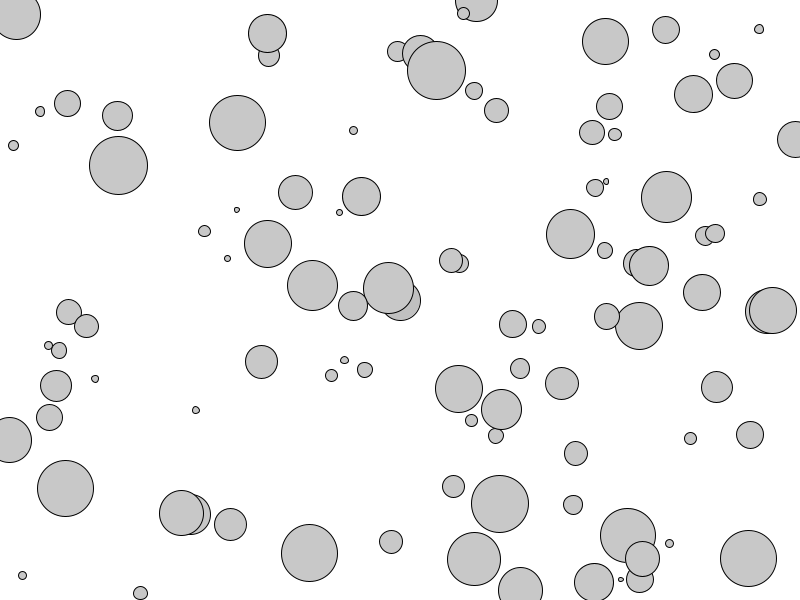
Frame 1 (no input)
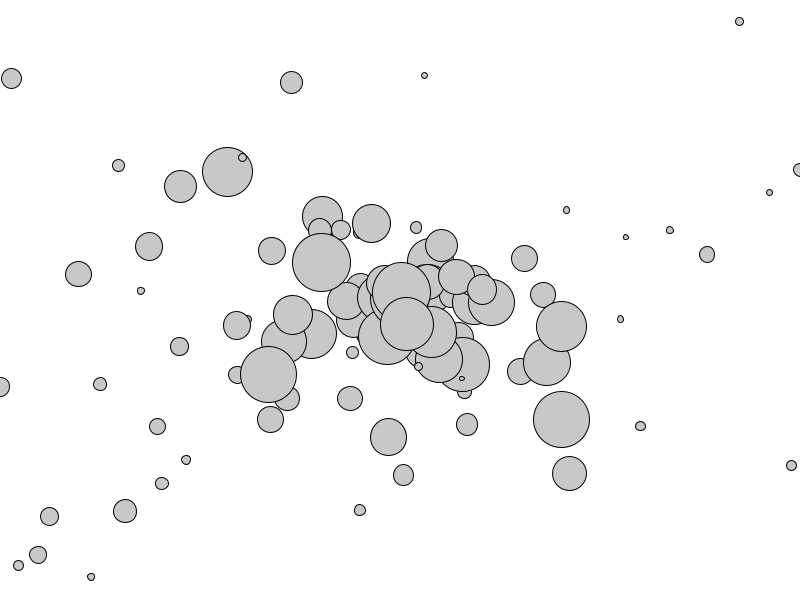
Frame 60 (the mouse pressed at the canvas centre just before this capture)
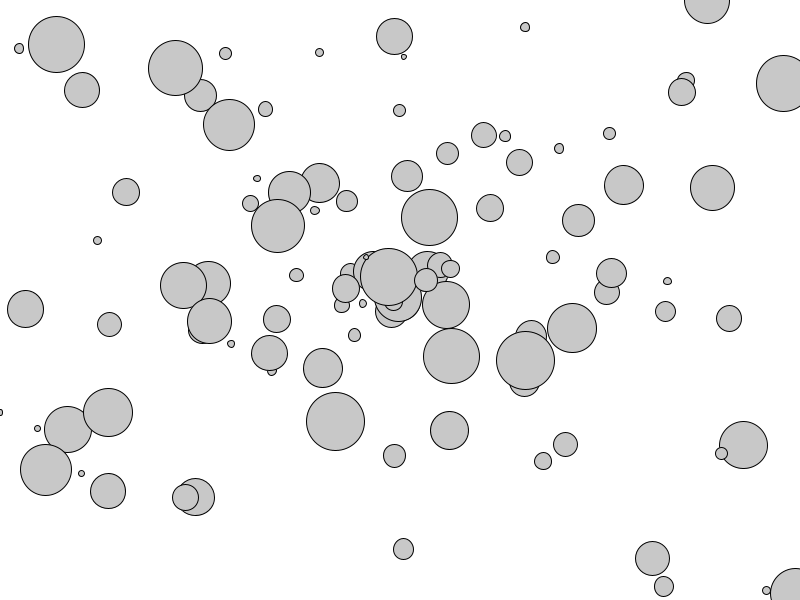
Frame 120 (the mouse held since frame 60 and released just before this capture)

The Processing sketch that drew these frames (run headless with seeded random() and noise(); from frame 60 on, the mouse is pressed at the canvas centre):

// Processing sketch: GravityMover
// ── GravityMover.pde

Mover[] movers = new Mover[100];
Attractor a;

void setup() {
  size(800, 600);
  //m = new Mover();
  for(int i = 0; i < movers.length; i++) {
   movers[i] = new Mover(random(0.2,3), random(width), random(height)); 
  }
  
  a = new Attractor();
}


void draw() {
 background(255);

//PVector force = a.attract(m);
//m.applyForce(force);


a.display();

for(int i = 0; i < movers.length; i++) {
 
 PVector force = a.attract(movers[i]); 
  
 movers[i].applyForce(force);
 movers[i].update();
 movers[i].checkEdges();
 movers[i].display();
  
}


//m.update();
//a.display();
//m.display();

}

// ── Attractor.pde
class Attractor {
 
 float mass;
 PVector location;
 float G;
 
 Attractor() {
  
  location = new PVector(width/2, height/2);
  mass = 20;
  G = .2;
   
 }
 
 void display() {
  
  stroke(0);
  fill(175, 200);
  ellipse(location.x, location.y, mass*2, mass*2);
   
 }
 
 PVector attract(Mover m) {
  
  PVector force = PVector.sub(location, m.location); //direction of gravitational force
  float distance = force.mag();
  
  distance = constrain(distance, 3.0, 15.0); //constrain distance so things don't get out of hand
  
  force.normalize();
  float strength = (G * mass * mass) / (distance * distance);
  
  force.mult(strength);
  
  return force;
   
 }
 
 
  
}

// ── Mover.pde
class Mover {

  PVector location;
  PVector acceleration;
  PVector velocity;

  float mass;

  Mover(float m, float x, float y) {
    //Mover() {

    mass = m;

    location = new PVector(random(width), random(height));
    velocity = new PVector(0, 0);
    acceleration = new PVector(0, 0);
  }

  void applyForce(PVector force) {

    PVector f = force.get(); //make a copy of force before using

    f.div(mass);

    acceleration.add(f);
  }

  void update() {

    velocity.add(acceleration); //motion 101
    location.add(velocity);

    acceleration.mult(0); //clear acceleration each time
  }

  void display() {

    stroke(0);
    fill(200);

    ellipse(location.x, location.y, mass*20, mass*20); //scale size according to mass
  }

  void checkEdges() {

    if (location.x > width) {
      location.x = width;
      velocity.x *= -1;
    } 
    else if (location.x < 0) {
      location.x = 0;
      velocity.x *= -1;
    }

    if (location.y > height) {
      location.y = height;
      velocity.y *= -1;
           
    }
    
    else if (location.y < 0) {
     location.y = 0;
     velocity.y *= -1; 
    }
  }

  
}
